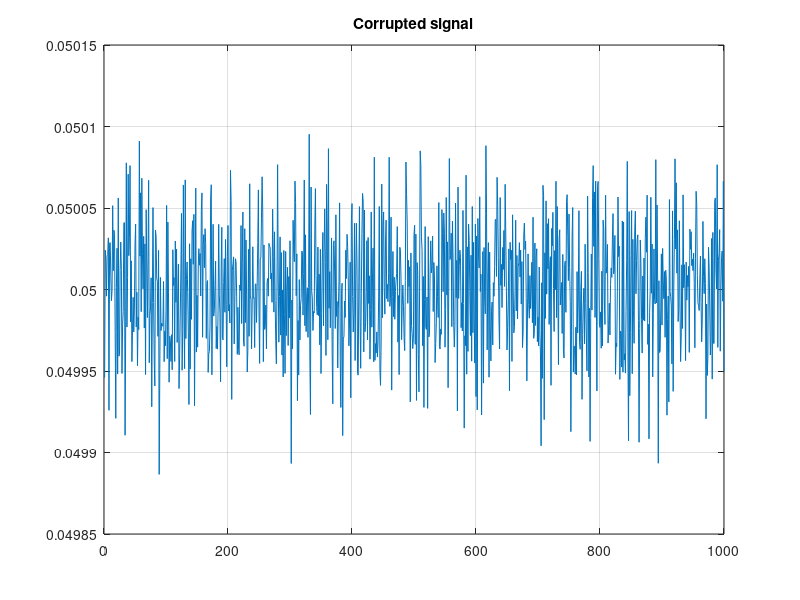

Here is the MATLAB script that generated this plot:
% -*- mode: matlab -*-

a = [3,1,1
    ;1,3,1
    ;1,1,3];

trans=zeros(1,1000);

for i = 1:1000

    b=a+0.001*randn(3,3);
    try

        bt=inv(b);
        k=det(bt);
        trans(i)=k;


    catch ME

        disp(['Error, sigle matrix is detected in the step ', num2str(i)]);
        trans(i)=0;

    end

end

figure;
plot(trans);
title('Corrupted signal');
grid on


